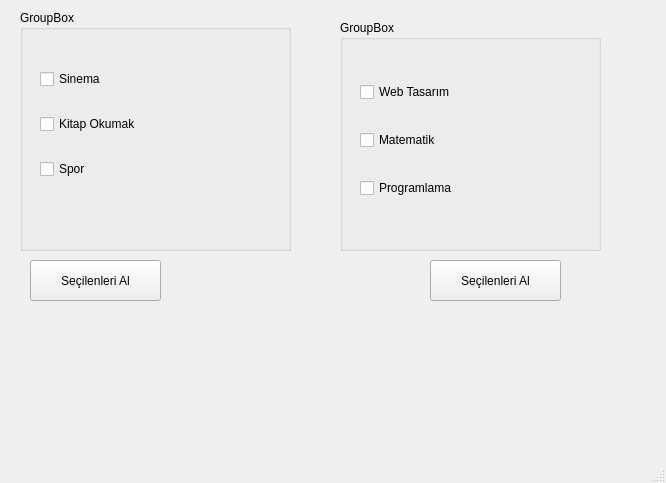
<?xml version="1.0" encoding="UTF-8"?>
<ui version="4.0">
 <class>MainWindow</class>
 <widget class="QMainWindow" name="MainWindow">
  <property name="geometry">
   <rect>
    <x>0</x>
    <y>0</y>
    <width>666</width>
    <height>483</height>
   </rect>
  </property>
  <property name="windowTitle">
   <string>MainWindow</string>
  </property>
  <widget class="QWidget" name="centralwidget">
   <widget class="QPushButton" name="btnHobilerSecilenleriAl">
    <property name="geometry">
     <rect>
      <x>30</x>
      <y>260</y>
      <width>131</width>
      <height>41</height>
     </rect>
    </property>
    <property name="text">
     <string>Seçilenleri Al</string>
    </property>
   </widget>
   <widget class="QLabel" name="lblResultHobiler">
    <property name="geometry">
     <rect>
      <x>40</x>
      <y>310</y>
      <width>211</width>
      <height>91</height>
     </rect>
    </property>
    <property name="text">
     <string/>
    </property>
   </widget>
   <widget class="QGroupBox" name="groupHobiler">
    <property name="geometry">
     <rect>
      <x>20</x>
      <y>10</y>
      <width>271</width>
      <height>241</height>
     </rect>
    </property>
    <property name="title">
     <string>GroupBox</string>
    </property>
    <widget class="QWidget" name="">
     <property name="geometry">
      <rect>
       <x>20</x>
       <y>40</y>
       <width>191</width>
       <height>151</height>
      </rect>
     </property>
     <layout class="QVBoxLayout" name="verticalLayout">
      <item>
       <widget class="QCheckBox" name="cbSinema">
        <property name="text">
         <string>Sinema</string>
        </property>
       </widget>
      </item>
      <item>
       <widget class="QCheckBox" name="cbKitapOkumak">
        <property name="text">
         <string>Kitap Okumak</string>
        </property>
       </widget>
      </item>
      <item>
       <widget class="QCheckBox" name="cbSpor">
        <property name="text">
         <string>Spor</string>
        </property>
       </widget>
      </item>
     </layout>
    </widget>
   </widget>
   <widget class="QGroupBox" name="groupDersler">
    <property name="geometry">
     <rect>
      <x>340</x>
      <y>20</y>
      <width>261</width>
      <height>231</height>
     </rect>
    </property>
    <property name="title">
     <string>GroupBox</string>
    </property>
    <widget class="QWidget" name="layoutWidget">
     <property name="geometry">
      <rect>
       <x>20</x>
       <y>40</y>
       <width>201</width>
       <height>161</height>
      </rect>
     </property>
     <layout class="QVBoxLayout" name="verticalLayout_2">
      <item>
       <widget class="QCheckBox" name="cbWebTasarim">
        <property name="text">
         <string>Web Tasarım</string>
        </property>
       </widget>
      </item>
      <item>
       <widget class="QCheckBox" name="cbMatematik">
        <property name="text">
         <string>Matematik</string>
        </property>
       </widget>
      </item>
      <item>
       <widget class="QCheckBox" name="cbProgramlama">
        <property name="text">
         <string>Programlama</string>
        </property>
       </widget>
      </item>
     </layout>
    </widget>
   </widget>
   <widget class="QPushButton" name="btnDerslerSecilenleriAl">
    <property name="geometry">
     <rect>
      <x>430</x>
      <y>260</y>
      <width>131</width>
      <height>41</height>
     </rect>
    </property>
    <property name="text">
     <string>Seçilenleri Al</string>
    </property>
   </widget>
   <widget class="QLabel" name="lblResultDersler">
    <property name="geometry">
     <rect>
      <x>380</x>
      <y>310</y>
      <width>211</width>
      <height>91</height>
     </rect>
    </property>
    <property name="text">
     <string/>
    </property>
   </widget>
  </widget>
  <widget class="QMenuBar" name="menubar">
   <property name="geometry">
    <rect>
     <x>0</x>
     <y>0</y>
     <width>666</width>
     <height>24</height>
    </rect>
   </property>
  </widget>
  <widget class="QStatusBar" name="statusbar"/>
 </widget>
 <resources/>
 <connections/>
</ui>
